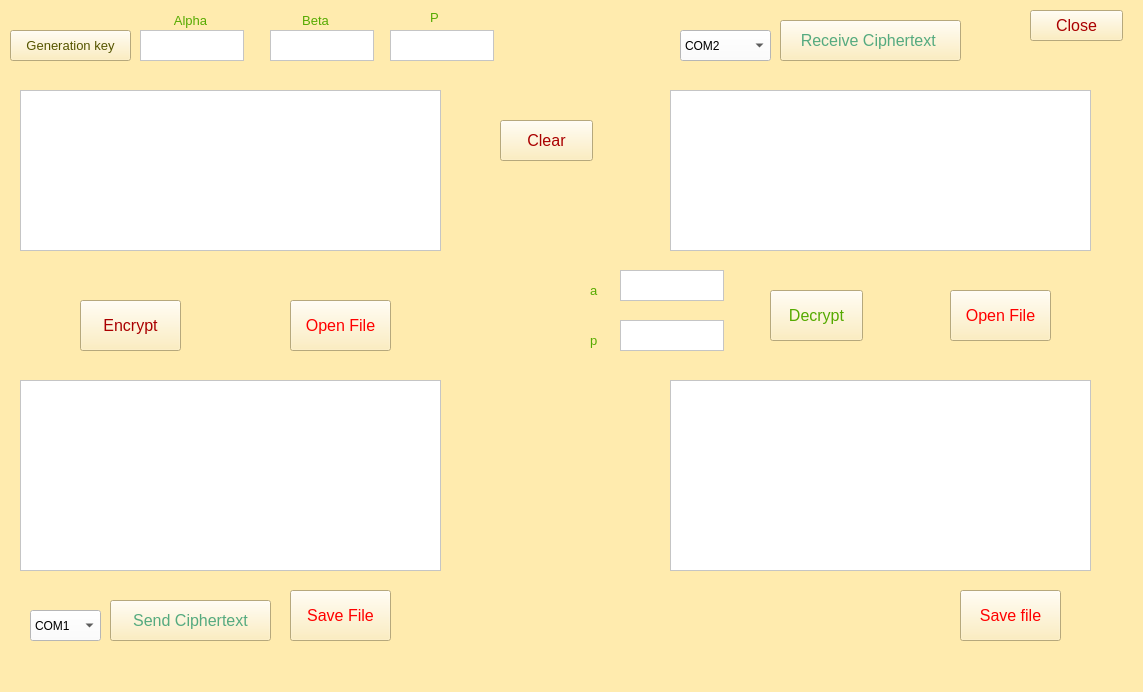
<?xml version="1.0" encoding="UTF-8"?>
<ui version="4.0">
 <class>Elgamal_demo</class>
 <widget class="QMainWindow" name="Elgamal_demo">
  <property name="geometry">
   <rect>
    <x>0</x>
    <y>0</y>
    <width>1143</width>
    <height>692</height>
   </rect>
  </property>
  <property name="windowTitle">
   <string>Elgamal_demo</string>
  </property>
  <property name="styleSheet">
   <string notr="true">background-color:rgb(255, 235, 174)</string>
  </property>
  <widget class="QWidget" name="centralwidget">
   <widget class="QLabel" name="label">
    <property name="geometry">
     <rect>
      <x>160</x>
      <y>10</y>
      <width>61</width>
      <height>21</height>
     </rect>
    </property>
    <property name="autoFillBackground">
     <bool>false</bool>
    </property>
    <property name="styleSheet">
     <string notr="true">Text-color:rgb(85, 170, 0)</string>
    </property>
    <property name="text">
     <string>&lt;html&gt;&lt;head/&gt;&lt;body&gt;&lt;p align=&quot;center&quot;&gt;&lt;span style=&quot; font-size:10pt; color:#55aa00;&quot;&gt;Alpha&lt;/span&gt;&lt;/p&gt;&lt;/body&gt;&lt;/html&gt;</string>
    </property>
    <property name="scaledContents">
     <bool>false</bool>
    </property>
   </widget>
   <widget class="QTextEdit" name="Alpha_txt">
    <property name="geometry">
     <rect>
      <x>140</x>
      <y>30</y>
      <width>104</width>
      <height>31</height>
     </rect>
    </property>
    <property name="styleSheet">
     <string notr="true">background-color:rgb(255, 255, 255)</string>
    </property>
   </widget>
   <widget class="QLabel" name="label_2">
    <property name="geometry">
     <rect>
      <x>280</x>
      <y>10</y>
      <width>71</width>
      <height>21</height>
     </rect>
    </property>
    <property name="text">
     <string>&lt;html&gt;&lt;head/&gt;&lt;body&gt;&lt;p align=&quot;center&quot;&gt;&lt;span style=&quot; font-size:10pt; color:#55aa00;&quot;&gt;Beta&lt;/span&gt;&lt;/p&gt;&lt;/body&gt;&lt;/html&gt;</string>
    </property>
   </widget>
   <widget class="QLabel" name="label_3">
    <property name="geometry">
     <rect>
      <x>430</x>
      <y>10</y>
      <width>55</width>
      <height>16</height>
     </rect>
    </property>
    <property name="font">
     <font>
      <pointsize>10</pointsize>
     </font>
    </property>
    <property name="text">
     <string>&lt;html&gt;&lt;head/&gt;&lt;body&gt;&lt;p&gt;&lt;span style=&quot; color:#55aa00;&quot;&gt;P&lt;/span&gt;&lt;/p&gt;&lt;/body&gt;&lt;/html&gt;</string>
    </property>
   </widget>
   <widget class="QTextEdit" name="Beta_txt">
    <property name="geometry">
     <rect>
      <x>270</x>
      <y>30</y>
      <width>104</width>
      <height>31</height>
     </rect>
    </property>
    <property name="styleSheet">
     <string notr="true">background-color:rgb(255, 255, 255)</string>
    </property>
   </widget>
   <widget class="QTextEdit" name="P_txt">
    <property name="geometry">
     <rect>
      <x>390</x>
      <y>30</y>
      <width>104</width>
      <height>31</height>
     </rect>
    </property>
    <property name="styleSheet">
     <string notr="true">background-color:rgb(255, 255, 255)</string>
    </property>
   </widget>
   <widget class="QTextEdit" name="in_encrypt">
    <property name="geometry">
     <rect>
      <x>20</x>
      <y>90</y>
      <width>421</width>
      <height>161</height>
     </rect>
    </property>
    <property name="font">
     <font>
      <family>Times New Roman</family>
      <pointsize>10</pointsize>
     </font>
    </property>
    <property name="styleSheet">
     <string notr="true">background-color:rgb(255, 255, 255)</string>
    </property>
    <property name="html">
     <string>&lt;!DOCTYPE HTML PUBLIC &quot;-//W3C//DTD HTML 4.0//EN&quot; &quot;http://www.w3.org/TR/REC-html40/strict.dtd&quot;&gt;
&lt;html&gt;&lt;head&gt;&lt;meta name=&quot;qrichtext&quot; content=&quot;1&quot; /&gt;&lt;style type=&quot;text/css&quot;&gt;
p, li { white-space: pre-wrap; }
&lt;/style&gt;&lt;/head&gt;&lt;body style=&quot; font-family:'Times New Roman'; font-size:10pt; font-weight:400; font-style:normal;&quot;&gt;
&lt;p style=&quot;-qt-paragraph-type:empty; margin-top:0px; margin-bottom:0px; margin-left:0px; margin-right:0px; -qt-block-indent:0; text-indent:0px; font-family:'MS Shell Dlg 2'; font-size:7.8pt;&quot;&gt;&lt;br /&gt;&lt;/p&gt;&lt;/body&gt;&lt;/html&gt;</string>
    </property>
   </widget>
   <widget class="QTextEdit" name="out_encrypt">
    <property name="geometry">
     <rect>
      <x>20</x>
      <y>380</y>
      <width>421</width>
      <height>191</height>
     </rect>
    </property>
    <property name="font">
     <font>
      <family>Times New Roman</family>
      <pointsize>10</pointsize>
     </font>
    </property>
    <property name="styleSheet">
     <string notr="true">background-color:rgb(255, 255, 255)</string>
    </property>
   </widget>
   <widget class="QPushButton" name="btnEncrypt">
    <property name="geometry">
     <rect>
      <x>80</x>
      <y>300</y>
      <width>101</width>
      <height>51</height>
     </rect>
    </property>
    <property name="font">
     <font>
      <pointsize>12</pointsize>
     </font>
    </property>
    <property name="styleSheet">
     <string notr="true">color:rgb(170, 0, 0)</string>
    </property>
    <property name="text">
     <string>Encrypt</string>
    </property>
   </widget>
   <widget class="QTextEdit" name="in_decrypt">
    <property name="geometry">
     <rect>
      <x>670</x>
      <y>90</y>
      <width>421</width>
      <height>161</height>
     </rect>
    </property>
    <property name="font">
     <font>
      <family>Times New Roman</family>
      <pointsize>10</pointsize>
     </font>
    </property>
    <property name="styleSheet">
     <string notr="true">background-color:rgb(255, 255, 255)</string>
    </property>
   </widget>
   <widget class="QTextEdit" name="out_decrypt">
    <property name="geometry">
     <rect>
      <x>670</x>
      <y>380</y>
      <width>421</width>
      <height>191</height>
     </rect>
    </property>
    <property name="font">
     <font>
      <family>Tahoma</family>
      <pointsize>10</pointsize>
     </font>
    </property>
    <property name="styleSheet">
     <string notr="true">background-color:rgb(255, 255, 255)</string>
    </property>
   </widget>
   <widget class="QPushButton" name="btnDecrypt">
    <property name="geometry">
     <rect>
      <x>770</x>
      <y>290</y>
      <width>93</width>
      <height>51</height>
     </rect>
    </property>
    <property name="font">
     <font>
      <pointsize>12</pointsize>
     </font>
    </property>
    <property name="styleSheet">
     <string notr="true">color:rgb(85, 170, 0)</string>
    </property>
    <property name="text">
     <string>Decrypt</string>
    </property>
   </widget>
   <widget class="QLabel" name="label_4">
    <property name="geometry">
     <rect>
      <x>590</x>
      <y>280</y>
      <width>55</width>
      <height>21</height>
     </rect>
    </property>
    <property name="font">
     <font>
      <pointsize>10</pointsize>
     </font>
    </property>
    <property name="text">
     <string>&lt;html&gt;&lt;head/&gt;&lt;body&gt;&lt;p&gt;&lt;span style=&quot; color:#55aa00;&quot;&gt;a&lt;/span&gt;&lt;/p&gt;&lt;/body&gt;&lt;/html&gt;</string>
    </property>
   </widget>
   <widget class="QLabel" name="label_5">
    <property name="geometry">
     <rect>
      <x>590</x>
      <y>330</y>
      <width>55</width>
      <height>21</height>
     </rect>
    </property>
    <property name="font">
     <font>
      <pointsize>10</pointsize>
     </font>
    </property>
    <property name="styleSheet">
     <string notr="true">color:rgb(85, 170, 0)</string>
    </property>
    <property name="text">
     <string>&lt;html&gt;&lt;head/&gt;&lt;body&gt;&lt;p&gt;p&lt;/p&gt;&lt;/body&gt;&lt;/html&gt;</string>
    </property>
   </widget>
   <widget class="QTextEdit" name="a_txt">
    <property name="geometry">
     <rect>
      <x>620</x>
      <y>270</y>
      <width>104</width>
      <height>31</height>
     </rect>
    </property>
    <property name="styleSheet">
     <string notr="true">background-color:rgb(255, 255, 255)</string>
    </property>
   </widget>
   <widget class="QTextEdit" name="p_txt">
    <property name="geometry">
     <rect>
      <x>620</x>
      <y>320</y>
      <width>104</width>
      <height>31</height>
     </rect>
    </property>
    <property name="styleSheet">
     <string notr="true">background-color:rgb(255, 255, 255)</string>
    </property>
   </widget>
   <widget class="QPushButton" name="btnSend">
    <property name="geometry">
     <rect>
      <x>110</x>
      <y>600</y>
      <width>161</width>
      <height>41</height>
     </rect>
    </property>
    <property name="font">
     <font>
      <pointsize>12</pointsize>
     </font>
    </property>
    <property name="styleSheet">
     <string notr="true">color:rgb(85, 170, 127)</string>
    </property>
    <property name="text">
     <string>Send Ciphertext</string>
    </property>
   </widget>
   <widget class="QPushButton" name="btnReceive">
    <property name="geometry">
     <rect>
      <x>780</x>
      <y>20</y>
      <width>181</width>
      <height>41</height>
     </rect>
    </property>
    <property name="font">
     <font>
      <pointsize>12</pointsize>
     </font>
    </property>
    <property name="styleSheet">
     <string notr="true">color:rgb(85, 170, 127)</string>
    </property>
    <property name="text">
     <string>Receive Ciphertext </string>
    </property>
   </widget>
   <widget class="QComboBox" name="comboBox">
    <property name="geometry">
     <rect>
      <x>30</x>
      <y>610</y>
      <width>71</width>
      <height>31</height>
     </rect>
    </property>
    <property name="styleSheet">
     <string notr="true">background-color:rgb(255, 255, 255)</string>
    </property>
    <item>
     <property name="text">
      <string>COM1</string>
     </property>
    </item>
    <item>
     <property name="text">
      <string>COM2</string>
     </property>
    </item>
   </widget>
   <widget class="QComboBox" name="comboBox_2">
    <property name="geometry">
     <rect>
      <x>680</x>
      <y>30</y>
      <width>91</width>
      <height>31</height>
     </rect>
    </property>
    <property name="styleSheet">
     <string notr="true">background-color:rgb(255, 255, 255)</string>
    </property>
    <item>
     <property name="text">
      <string>COM2</string>
     </property>
    </item>
    <item>
     <property name="text">
      <string>COM1</string>
     </property>
    </item>
   </widget>
   <widget class="QPushButton" name="btnClear">
    <property name="geometry">
     <rect>
      <x>500</x>
      <y>120</y>
      <width>93</width>
      <height>41</height>
     </rect>
    </property>
    <property name="font">
     <font>
      <pointsize>12</pointsize>
     </font>
    </property>
    <property name="styleSheet">
     <string notr="true">color:rgb(170, 0, 0)</string>
    </property>
    <property name="text">
     <string>Clear</string>
    </property>
   </widget>
   <widget class="QPushButton" name="btnGenKey">
    <property name="geometry">
     <rect>
      <x>10</x>
      <y>30</y>
      <width>121</width>
      <height>31</height>
     </rect>
    </property>
    <property name="font">
     <font>
      <pointsize>10</pointsize>
     </font>
    </property>
    <property name="styleSheet">
     <string notr="true">color:rgb(85, 85, 0)</string>
    </property>
    <property name="text">
     <string>Generation key</string>
    </property>
   </widget>
   <widget class="QPushButton" name="btnClose">
    <property name="geometry">
     <rect>
      <x>1030</x>
      <y>10</y>
      <width>93</width>
      <height>31</height>
     </rect>
    </property>
    <property name="font">
     <font>
      <pointsize>12</pointsize>
     </font>
    </property>
    <property name="styleSheet">
     <string notr="true">color:rgb(170, 0, 0)</string>
    </property>
    <property name="text">
     <string>Close</string>
    </property>
   </widget>
   <widget class="QPushButton" name="btnOpennFileEncrypt">
    <property name="geometry">
     <rect>
      <x>290</x>
      <y>300</y>
      <width>101</width>
      <height>51</height>
     </rect>
    </property>
    <property name="font">
     <font>
      <pointsize>12</pointsize>
     </font>
    </property>
    <property name="toolTip">
     <string>&lt;html&gt;&lt;head/&gt;&lt;body&gt;&lt;p align=&quot;center&quot;&gt;&lt;br/&gt;&lt;/p&gt;&lt;/body&gt;&lt;/html&gt;</string>
    </property>
    <property name="styleSheet">
     <string notr="true">color:rgb(255, 0, 0)</string>
    </property>
    <property name="text">
     <string>Open File</string>
    </property>
   </widget>
   <widget class="QPushButton" name="btnSaveFileEncrypt">
    <property name="geometry">
     <rect>
      <x>290</x>
      <y>590</y>
      <width>101</width>
      <height>51</height>
     </rect>
    </property>
    <property name="font">
     <font>
      <pointsize>12</pointsize>
     </font>
    </property>
    <property name="styleSheet">
     <string notr="true">color:rgb(255, 0, 0)
</string>
    </property>
    <property name="text">
     <string>Save File</string>
    </property>
   </widget>
   <widget class="QPushButton" name="btnOpenFileDecrypt">
    <property name="geometry">
     <rect>
      <x>950</x>
      <y>290</y>
      <width>101</width>
      <height>51</height>
     </rect>
    </property>
    <property name="font">
     <font>
      <pointsize>12</pointsize>
     </font>
    </property>
    <property name="styleSheet">
     <string notr="true">color:rgb(255, 0, 0)</string>
    </property>
    <property name="text">
     <string>Open File</string>
    </property>
   </widget>
   <widget class="QPushButton" name="btnSaveFileDecrypt">
    <property name="geometry">
     <rect>
      <x>960</x>
      <y>590</y>
      <width>101</width>
      <height>51</height>
     </rect>
    </property>
    <property name="font">
     <font>
      <pointsize>12</pointsize>
     </font>
    </property>
    <property name="styleSheet">
     <string notr="true">color:rgb(255, 0, 0)</string>
    </property>
    <property name="text">
     <string>Save file</string>
    </property>
   </widget>
  </widget>
  <widget class="QStatusBar" name="statusbar"/>
 </widget>
 <resources/>
 <connections/>
</ui>
